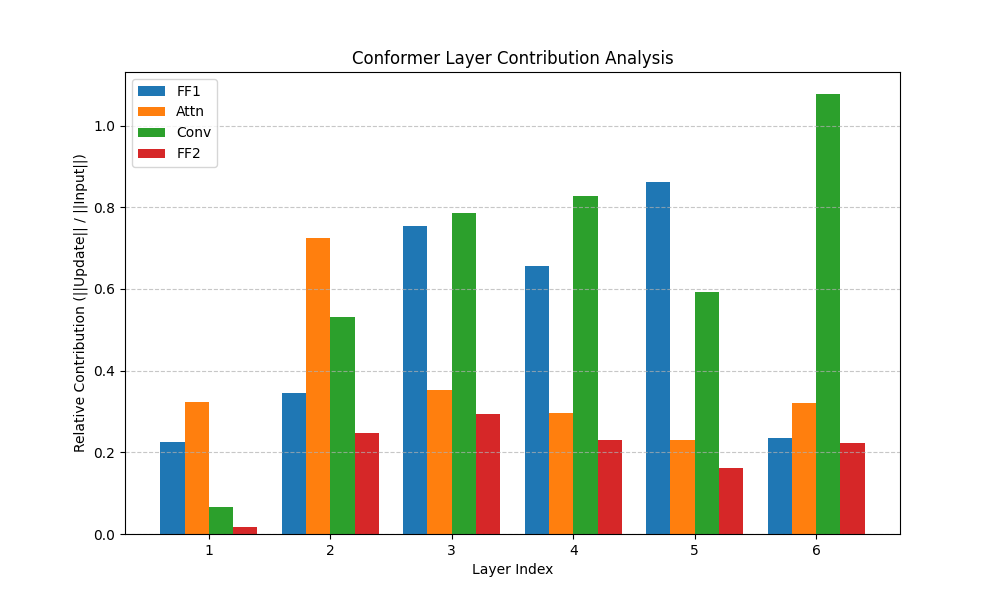

Source code (Python):
import os
import sys
import glob
import torch
import torch.nn as nn
import matplotlib.pyplot as plt
import numpy as np

# Add project root to path
sys.path.append(os.path.join(os.path.dirname(__file__), '..'))

import config
from model import StreamingConformer
from data_gen import CWDataset

import re

def get_latest_checkpoint(checkpoint_dir='checkpoints'):
    checkpoints = glob.glob(os.path.join(checkpoint_dir, 'checkpoint_epoch_*.pt'))
    if not checkpoints:
        return None
    
    def extract_epoch(filename):
        # Extract the last number in the filename
        match = re.search(r'epoch_(\d+)', filename)
        if match:
            return int(match.group(1))
        return -1

    # Sort by epoch number
    latest_checkpoint = max(checkpoints, key=extract_epoch)
    return latest_checkpoint

class ContributionTracker:
    def __init__(self, model):
        self.hooks = []
        self.data = {}  # {layer_idx: {module_name: {'input_norm': [], 'output_norm': []}}}
        self.model = model
        self.register_hooks()

    def _get_hook(self, layer_idx, module_name, is_residual_scaled=False, is_tuple_output=False):
        def hook(module, input, output):
            # input is a tuple
            in_tensor = input[0]
            
            if is_tuple_output:
                out_tensor = output[0]
            else:
                out_tensor = output

            # Calculate norms (average over batch and sequence)
            # (B, T, D) -> scalar
            # Use float64 for accumulation to avoid overflow/underflow in stats, though unlikely here
            in_norm = torch.norm(in_tensor, p=2, dim=-1).mean().item()
            
            if is_residual_scaled:
                out_tensor = out_tensor * 0.5
                
            out_norm = torch.norm(out_tensor, p=2, dim=-1).mean().item()

            if layer_idx not in self.data:
                self.data[layer_idx] = {}
            if module_name not in self.data[layer_idx]:
                self.data[layer_idx][module_name] = {'input_norm': [], 'output_norm': []}
            
            self.data[layer_idx][module_name]['input_norm'].append(in_norm)
            self.data[layer_idx][module_name]['output_norm'].append(out_norm)
            
        return hook

    def register_hooks(self):
        for i, layer in enumerate(self.model.layers):
            # FF1
            # Input: ln_ff1 input is the block input
            # We hook ln_ff1 to capture the input to the first normalization
            self.hooks.append(layer.ln_ff1.register_forward_hook(
                self._get_hook(i, 'FF1_in', is_residual_scaled=False)
            ))
            # Output: ff1 output (before 0.5 scaling)
            self.hooks.append(layer.ff1.register_forward_hook(
                self._get_hook(i, 'FF1_out', is_residual_scaled=True)
            ))

            # Attention
            # Input: ln_attn input (LayerNorm returns Tensor)
            self.hooks.append(layer.ln_attn.register_forward_hook(
                self._get_hook(i, 'Attn_in', is_residual_scaled=False, is_tuple_output=False)
            ))
            # Output: attn output (tuple[0])
            self.hooks.append(layer.attn.register_forward_hook(
                self._get_hook(i, 'Attn_out', is_residual_scaled=False, is_tuple_output=True)
            ))

            # Convolution
            # Input: conv module input.
            # Note: We are hooking the module itself, so we must handle its output correctly even if we only care about input.
            # ConformerConvModule returns a tuple.
            self.hooks.append(layer.conv.register_forward_hook(
                self._get_hook(i, 'Conv_in', is_residual_scaled=False, is_tuple_output=True)
            ))
            # Output: conv output (tuple[0])
            self.hooks.append(layer.conv.register_forward_hook(
                self._get_hook(i, 'Conv_out', is_residual_scaled=False, is_tuple_output=True)
            ))

            # FF2
            # Input: ln_ff2 input
            self.hooks.append(layer.ln_ff2.register_forward_hook(
                self._get_hook(i, 'FF2_in', is_residual_scaled=False)
            ))
            # Output: ff2 output (before 0.5 scaling)
            self.hooks.append(layer.ff2.register_forward_hook(
                self._get_hook(i, 'FF2_out', is_residual_scaled=True)
            ))

    def remove_hooks(self):
        for hook in self.hooks:
            hook.remove()

def main():
    device = torch.device('cuda' if torch.cuda.is_available() else 'cpu')
    print(f"Using device: {device}")

    # Load Model
    ckpt_path = get_latest_checkpoint()
    if not ckpt_path:
        print("No checkpoint found in checkpoints/")
        return

    print(f"Loading checkpoint: {ckpt_path}")
    checkpoint = torch.load(ckpt_path, map_location=device, weights_only=False)
    
    model = StreamingConformer(
        n_mels=config.N_BINS, 
        num_classes=config.NUM_CLASSES,
        d_model=config.D_MODEL, 
        n_head=config.N_HEAD, 
        num_layers=config.NUM_LAYERS, 
        kernel_size=config.KERNEL_SIZE, 
        dropout=0.0 # Disable dropout for deterministic measurement
    ).to(device)
    
    model.load_state_dict(checkpoint['model_state_dict'])
    model.eval()

    # Prepare Data
    print("Generating test data...")
    dataset = CWDataset(
        num_samples=16,
        min_snr_2500=10.0,
        max_snr_2500=20.0
    )
    
    # Create a batch
    batch_size = 16
    specs = []
    
    # Need to compute spectrogram manually as CWDataset returns waveform
    window = torch.hann_window(config.N_FFT).to(device)
    
    for _ in range(batch_size):
        waveform, _, _, _, _, _ = dataset[0]
        waveform = waveform.to(device)
        
        # STFT
        stft = torch.stft(
            waveform,
            n_fft=config.N_FFT,
            hop_length=config.HOP_LENGTH,
            window=window,
            return_complex=True
        )
        # Power spectrogram
        spec = torch.abs(stft).pow(2)
        
        # Extract bins
        f_min_idx = int(config.F_MIN / (config.SAMPLE_RATE / config.N_FFT))
        f_max_idx = f_min_idx + config.N_BINS
        spec = spec[f_min_idx:f_max_idx, :] # (F, T)
        spec = spec.transpose(0, 1) # (T, F)
        
        # Log scaling (simple version, actual training might use different scaling but PCEN handles it)
        # However, model expects linear power spec for PCEN usually, or log spec?
        # Checking model.py: PCEN takes input. Usually PCEN takes power or magnitude.
        # Let's check config or training loop.
        # train.py uses:
        # spec = torch.stft(..., return_complex=True)
        # spec = torch.abs(spec)
        # spec = spec[f_min_idx:f_max_idx, :]
        # spec = spec.transpose(0, 1)
        # So it uses Magnitude, not Power.
        
        spec = torch.abs(stft)
        spec = spec[f_min_idx:f_max_idx, :]
        spec = spec.transpose(0, 1)
        
        specs.append(spec)
    
    x = torch.stack(specs).to(device) # (B, T, F)
    
    # Initialize states
    states = model.get_initial_states(batch_size, device)

    # Track contributions
    tracker = ContributionTracker(model)
    
    print("Running inference...")
    with torch.no_grad():
        model(x, states)
    
    tracker.remove_hooks()

    # Analyze results
    print("Analyzing contributions...")
    
    layers = sorted(tracker.data.keys())
    modules = ['FF1', 'Attn', 'Conv', 'FF2']
    
    contributions = {m: [] for m in modules}
    
    print(f"{'Layer':<6} {'FF1':<10} {'Attn':<10} {'Conv':<10} {'FF2':<10}")
    
    for l in layers:
        layer_data = tracker.data[l]
        
        # FF1
        ff1_in = np.mean(layer_data['FF1_in']['input_norm'])
        ff1_out = np.mean(layer_data['FF1_out']['output_norm']) # Already scaled by 0.5 in hook
        ratio_ff1 = ff1_out / ff1_in
        contributions['FF1'].append(ratio_ff1)
        
        # Attn
        attn_in = np.mean(layer_data['Attn_in']['input_norm'])
        attn_out = np.mean(layer_data['Attn_out']['output_norm'])
        ratio_attn = attn_out / attn_in
        contributions['Attn'].append(ratio_attn)
        
        # Conv
        conv_in = np.mean(layer_data['Conv_in']['input_norm'])
        conv_out = np.mean(layer_data['Conv_out']['output_norm'])
        ratio_conv = conv_out / conv_in
        contributions['Conv'].append(ratio_conv)
        
        # FF2
        ff2_in = np.mean(layer_data['FF2_in']['input_norm'])
        ff2_out = np.mean(layer_data['FF2_out']['output_norm']) # Already scaled by 0.5 in hook
        ratio_ff2 = ff2_out / ff2_in
        contributions['FF2'].append(ratio_ff2)
        
        print(f"{l+1:<6} {ratio_ff1:<10.4f} {ratio_attn:<10.4f} {ratio_conv:<10.4f} {ratio_ff2:<10.4f}")

    # Plotting
    x_axis = np.arange(1, len(layers) + 1)
    width = 0.2
    
    fig, ax = plt.subplots(figsize=(10, 6))
    
    for i, module in enumerate(modules):
        offset = (i - 1.5) * width
        ax.bar(x_axis + offset, contributions[module], width, label=module)

    ax.set_ylabel('Relative Contribution (||Update|| / ||Input||)')
    ax.set_xlabel('Layer Index')
    ax.set_title('Conformer Layer Contribution Analysis')
    ax.set_xticks(x_axis)
    ax.legend()
    ax.grid(axis='y', linestyle='--', alpha=0.7)

    output_path = os.path.join('diagnostics', 'visualize_layer_contribution.png')
    plt.savefig(output_path)
    print(f"Plot saved to {output_path}")

if __name__ == "__main__":
    main()
